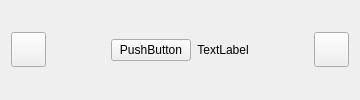
            <widget class="QWidget" name="widget_21" native="true">
             <property name="minimumSize">
              <size>
               <width>360</width>
               <height>40</height>
              </size>
             </property>
             <property name="maximumSize">
              <size>
               <width>360</width>
               <height>16777215</height>
              </size>
             </property>
             <layout class="QHBoxLayout" name="horizontalLayout_7">
              <item>
               <widget class="UpSmallButton" name="LSendMessagepushButton">
                <property name="sizePolicy">
                 <sizepolicy hsizetype="Fixed" vsizetype="Fixed">
                  <horstretch>1</horstretch>
                  <verstretch>1</verstretch>
                 </sizepolicy>
                </property>
                <property name="minimumSize">
                 <size>
                  <width>35</width>
                  <height>35</height>
                 </size>
                </property>
                <property name="maximumSize">
                 <size>
                  <width>35</width>
                  <height>35</height>
                 </size>
                </property>
                <property name="mouseTracking">
                 <bool>true</bool>
                </property>
                <property name="focusPolicy">
                 <enum>Qt::NoFocus</enum>
                </property>
                <property name="contextMenuPolicy">
                 <enum>Qt::NoContextMenu</enum>
                </property>
                <property name="toolTip">
                 <string>Envoyer un message</string>
                </property>
                <property name="text">
                 <string/>
                </property>
                <property name="icon">
                 <iconset resource="assets/Images/images.qrc">
                  <normaloff>:/Post-it.png</normaloff>:/Post-it.png</iconset>
                </property>
                <property name="iconSize">
                 <size>
                  <width>35</width>
                  <height>35</height>
                 </size>
                </property>
                <property name="flat">
                 <bool>false</bool>
                </property>
               </widget>
              </item>
              <item>
               <spacer name="horizontalSpacer">
                <property name="orientation">
                 <enum>Qt::Horizontal</enum>
                </property>
                <property name="sizeHint" stdset="0">
                 <size>
                  <width>40</width>
                  <height>20</height>
                 </size>
                </property>
               </spacer>
              </item>
              <item>
               <widget class="QPushButton" name="MoulinettepushButton">
                <property name="enabled">
                 <bool>true</bool>
                </property>
                <property name="contextMenuPolicy">
                 <enum>Qt::NoContextMenu</enum>
                </property>
                <property name="text">
                 <string>PushButton</string>
                </property>
               </widget>
              </item>
              <item>
               <widget class="QLabel" name="label_15">
                <property name="contextMenuPolicy">
                 <enum>Qt::NoContextMenu</enum>
                </property>
                <property name="text">
                 <string>TextLabel</string>
                </property>
                <property name="alignment">
                 <set>Qt::AlignCenter</set>
                </property>
               </widget>
              </item>
              <item>
               <spacer name="horizontalSpacer_2">
                <property name="orientation">
                 <enum>Qt::Horizontal</enum>
                </property>
                <property name="sizeHint" stdset="0">
                 <size>
                  <width>40</width>
                  <height>20</height>
                 </size>
                </property>
               </spacer>
              </item>
              <item>
               <widget class="UpSmallButton" name="LFermepushButton">
                <property name="sizePolicy">
                 <sizepolicy hsizetype="Fixed" vsizetype="Fixed">
                  <horstretch>1</horstretch>
                  <verstretch>1</verstretch>
                 </sizepolicy>
                </property>
                <property name="minimumSize">
                 <size>
                  <width>35</width>
                  <height>35</height>
                 </size>
                </property>
                <property name="maximumSize">
                 <size>
                  <width>35</width>
                  <height>35</height>
                 </size>
                </property>
                <property name="mouseTracking">
                 <bool>true</bool>
                </property>
                <property name="focusPolicy">
                 <enum>Qt::NoFocus</enum>
                </property>
                <property name="contextMenuPolicy">
                 <enum>Qt::NoContextMenu</enum>
                </property>
                <property name="toolTip">
                 <string>Fermer Rufus</string>
                </property>
                <property name="text">
                 <string/>
                </property>
                <property name="icon">
                 <iconset resource="assets/Images/images.qrc">
                  <normaloff>:/shutdown.png</normaloff>:/shutdown.png</iconset>
                </property>
                <property name="iconSize">
                 <size>
                  <width>35</width>
                  <height>35</height>
                 </size>
                </property>
                <property name="flat">
                 <bool>false</bool>
                </property>
               </widget>
              </item>
             </layout>
            </widget>
